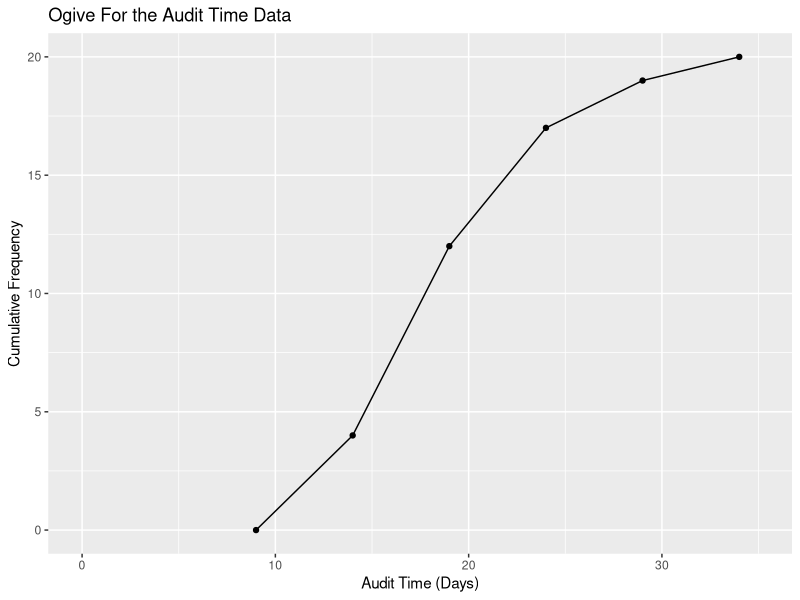

Write R code to recreate this figure.
                                      # Page no. : 44 

# Cumulative Distributions

audit_time <- c("Less than or equal to 14", "Less than or equal to 19", "Less than or equal to 24",
                "Less than or equal to 29", "Less than or equal to 34")
frequency <- c(4,8,5,2,1)   # Refer to table no. 2.5 page no. 40
cumulative_freq <- cumsum(frequency)

DF <- data.frame(audit_time, frequency, cumulative_freq)

CRF <-  DF$cumulative_freq / sum(DF$frequency)   # Cumulative Relative Frequency

CPF <- CRF * 100   # Cumulative Percentage Frequency

DF <- cbind(DF, CRF, CPF)
View(DF)

breaks <- seq(9, 34, by = 5)
cumfreq0 <- c(0, DF$cumulative_freq)

DF2 <- data.frame(breaks, cumfreq0)

# Install Library if not installed

# install.packages("ggplot2")

# Import Library

library(ggplot2)

ggplot(DF2, aes(breaks, cumfreq0, group = 1)) + geom_point() + geom_line() + 
  xlim(c(0,35)) + labs(title = "Ogive For the Audit Time Data", x ="Audit Time (Days)",
     y ="Cumulative Frequency")
